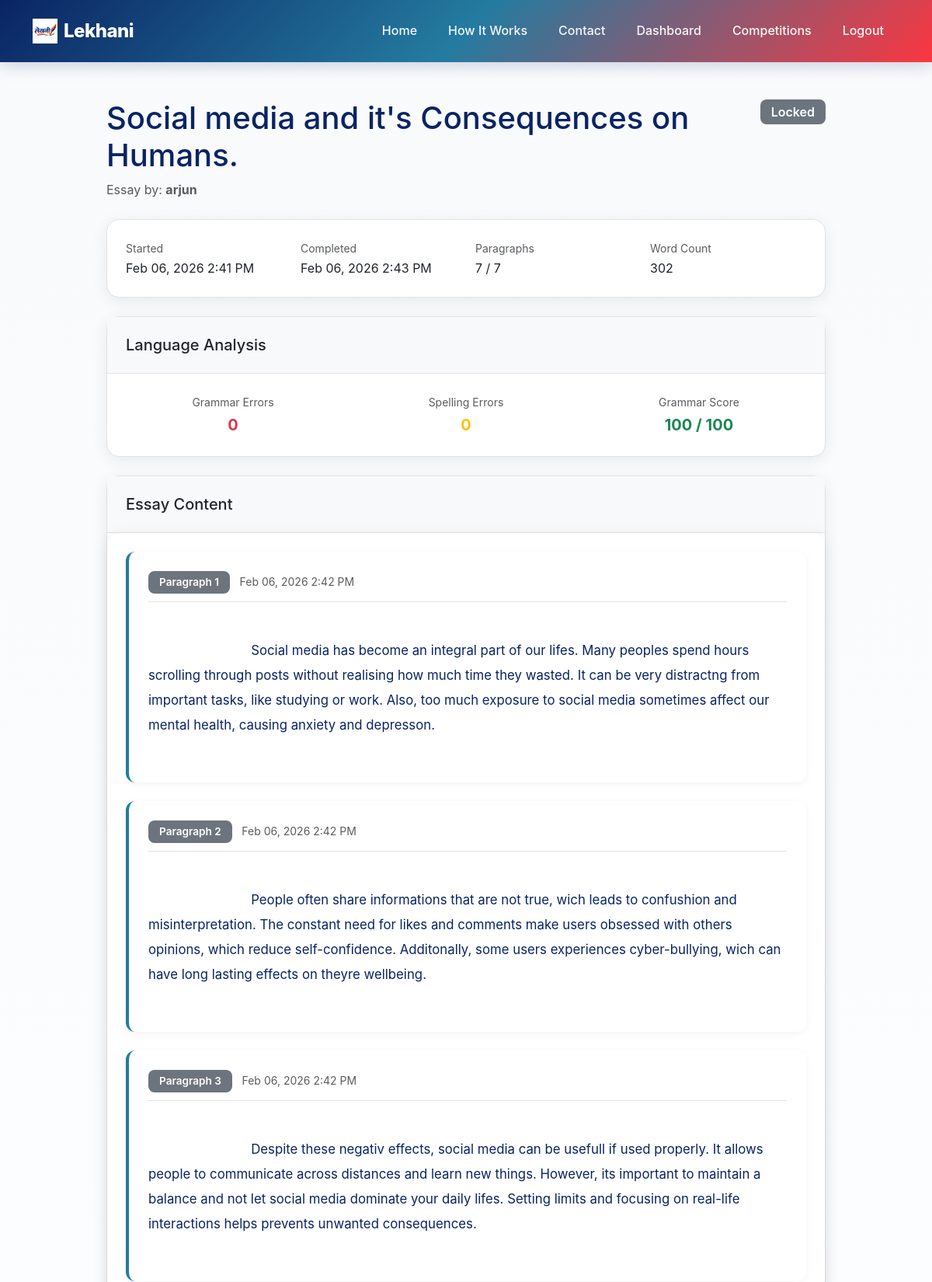
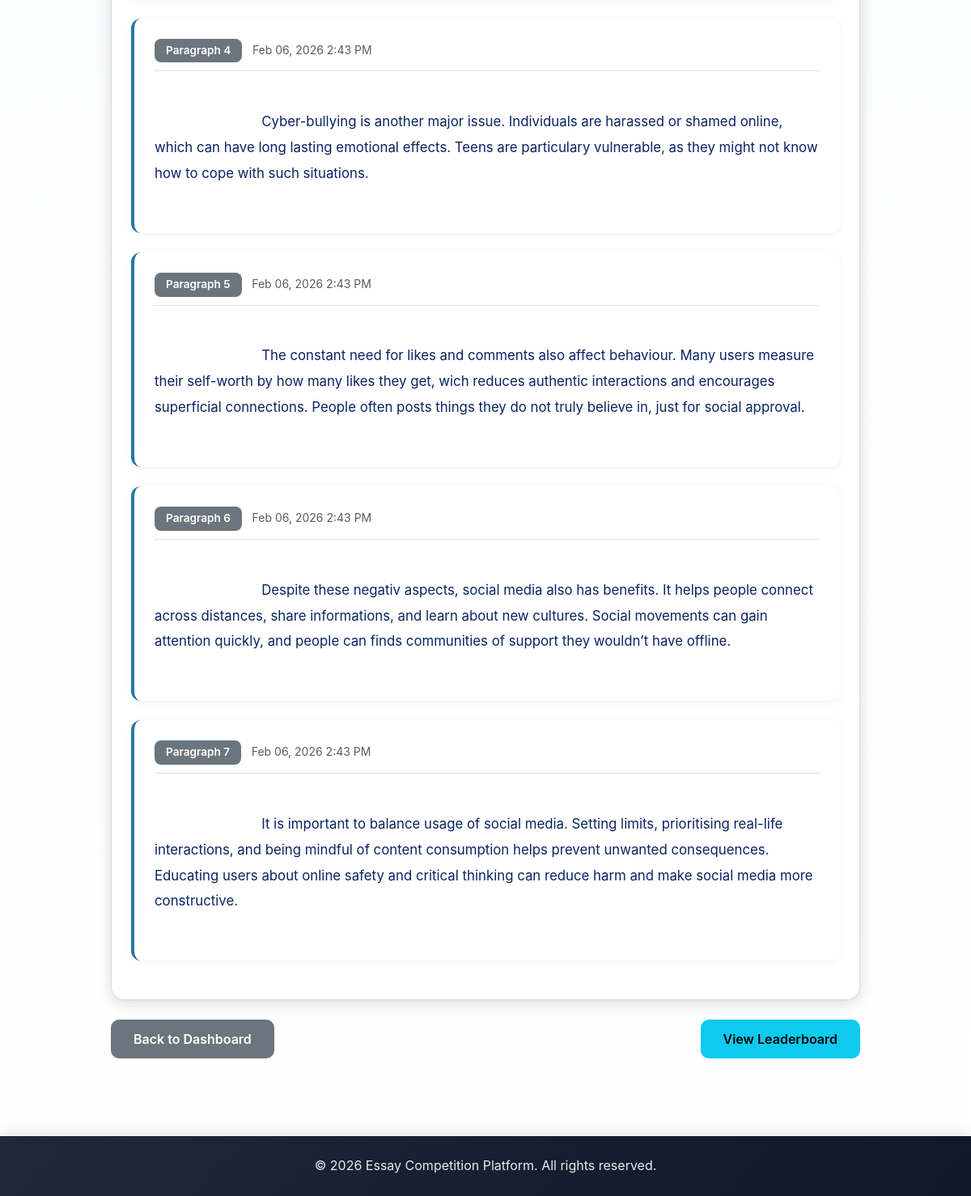
Page /essay/4/ (signed in) on the committed database (2 pictures, top to bottom).
### competition/models.py (models this page shows, shortened)
class Essay(models.Model):
    STATUS_CHOICES = [
        ('in_progress', 'In Progress'),
        ('completed', 'Completed'),
        ('locked', 'Locked'),
    ]
    user = models.ForeignKey(User, on_delete=models.CASCADE, related_name='essays')
    competition = models.ForeignKey(Competition, on_delete=models.CASCADE, related_name='essays')
    status = models.CharField(max_length=15, choices=STATUS_CHOICES, default='in_progress')
    started_at = models.DateTimeField(auto_now_add=True)
    completed_at = models.DateTimeField(null=True, blank=True)
    word_count = models.PositiveIntegerField(default=0)
    grammar_errors = models.PositiveIntegerField(default=0)
    spelling_errors = models.PositiveIntegerField(default=0)
    grammar_score = models.PositiveIntegerField(default=100)
    def current_paragraph_count(self):
        return self.paragraphs.count()
    class Meta:
        ordering = ['-started_at']
        unique_together = ['user', 'competition']
        verbose_name = 'Essay'
        verbose_name_plural = 'Essays'

class Competition(models.Model):
    title = models.CharField(max_length=200)
    description = models.TextField()
    start_date = models.DateTimeField()
    end_date = models.DateTimeField()
    max_paragraphs = models.PositiveIntegerField()
    created_at = models.DateTimeField(auto_now_add=True)
    updated_at = models.DateTimeField(auto_now=True)
    def has_ended(self):
        return timezone.now() > self.end_date
    class Meta:
        ordering = ['-start_date']
        verbose_name = 'Competition'
        verbose_name_plural = 'Competitions'

class Paragraph(models.Model):
    essay = models.ForeignKey(Essay, on_delete=models.CASCADE, related_name='paragraphs')
    order = models.PositiveIntegerField()
    content = models.TextField()
    created_at = models.DateTimeField(auto_now_add=True)
    class Meta:
        ordering = ['order']
        unique_together = ['essay', 'order']
        verbose_name = 'Paragraph'
        verbose_name_plural = 'Paragraphs'

### competition/views.py (the view)
# urls.py: path('essay/<int:essay_id>/', views.essay_view, name='essay_view'),
@login_required
def essay_view(request, essay_id):
    essay = get_object_or_404(Essay, id=essay_id)
    if essay.user != request.user and not request.user.is_staff:
        messages.error(request, 'You do not have permission to view this essay.')
        return redirect('dashboard')
    paragraphs = essay.paragraphs.all().order_by('order')
    context = {
        'essay': essay,
        'paragraphs': paragraphs,
    }
    return render(request, 'essay_view.html', context)

### competition/templates/essay_view.html (shortened to what this page needs)
{% extends 'base.html' %}
{% block content %}
<div class="container my-5">
    <div class="row">
        <div class="col-lg-10 mx-auto">
            <div class="d-flex justify-content-between align-items-start mb-4">
                <div>
                    <h1 class="mb-2">{{ essay.competition.title }}</h1>
                    <p class="text-muted mb-0">Essay by: <strong>{{ essay.user.username }}</strong></p>
                </div>
                <div class="text-end">
                    {% if essay.status == 'in_progress' %}
                    <span class="badge bg-info fs-6">In Progress</span>
                    {% elif essay.status == 'completed' %}
                    <span class="badge bg-success fs-6">Completed</span>
                    {% elif essay.status == 'locked' %}
                    <span class="badge bg-secondary fs-6">Locked</span>
                    {% endif %}
                </div>
            </div>
            <div class="card mb-4">
                <div class="card-body">
                    <div class="row">
                        <div class="col-md-3">
                            <small class="text-muted">Started</small>
                            <div>{{ essay.started_at|date:"M d, Y g:i A" }}</div>
                        </div>
                        {% if essay.completed_at %}
                        <div class="col-md-3">
                            <small class="text-muted">Completed</small>
                            <div>{{ essay.completed_at|date:"M d, Y g:i A" }}</div>
                        </div>
                        {% endif %}
                        <div class="col-md-3">
                            <small class="text-muted">Paragraphs</small>
                            <div>{{ essay.current_paragraph_count }} / {{ essay.competition.max_paragraphs }}</div>
                        </div>
                        <div class="col-md-3">
                            <small class="text-muted">Word Count</small>
                            <div>{{ essay.word_count }}</div>
                        </div>
                    </div>
                </div>
            </div>
            {% if essay.status != 'in_progress' %}
            <div class="card mb-4">
                <div class="card-header bg-light">
                    <h5 class="mb-0">Language Analysis</h5>
                </div>
                <div class="card-body">
                    <div class="row text-center">
                        <div class="col-md-4">
                            <small class="text-muted">Grammar Errors</small>
                            <div class="fs-5 fw-bold text-danger">
                                {{ essay.grammar_errors }}
                            </div>
                        </div>
                        <div class="col-md-4">
                            <small class="text-muted">Spelling Errors</small>
                            <div class="fs-5 fw-bold text-warning">
                                {{ essay.spelling_errors }}
                            </div>
                        </div>
                        <div class="col-md-4">
                            <small class="text-muted">Grammar Score</small>
                            <div class="fs-5 fw-bold text-success">
                                {{ essay.grammar_score }} / 100
                            </div>
                        </div>
                    </div>
                </div>
            </div>
            {% endif %}
            <div class="card mb-4">
                <div class="card-header bg-light">
                    <h5 class="mb-0">Essay Content</h5>
                </div>
                <div class="card-body essay-content">
                    {% if paragraphs %}
                    {% for paragraph in paragraphs %}
                    <div class="paragraph-display mb-4">
                        <div class="paragraph-header">
                            <span class="badge bg-secondary">Paragraph {{ paragraph.order }}</span>
                            <small class="text-muted ms-2">{{ paragraph.created_at|date:"M d, Y g:i A" }}</small>
                        </div>
                        <div class="paragraph-content">
                            {{ paragraph.content }}
                        </div>
                    </div>
                    {% endfor %}
                    {% else %}
                    <p class="text-muted text-center py-5">No content has been written yet.</p>
                    {% endif %}
                </div>
            </div>
            <div class="d-flex justify-content-between">
                <a href="{% url 'dashboard' %}" class="btn btn-secondary">Back to Dashboard</a>
                <div>
                    {% if essay.competition.has_ended %}
                    <a href="{% url 'leaderboard' essay.competition.id %}" class="btn btn-info">View Leaderboard</a>
                    {% endif %}
                </div>
            </div>
        </div>
    </div>
</div>
{% endblock %}

### static/css/style.css (style rules this page uses)
:root { --primary-color: #247BA0; --primary-dark: #1a5f7d; --secondary-color: #FB3640; --accent-color: #0A2463; --success-color: #10b981; --danger-color: #FB3640; --warning-color: #f59e0b; --info-color: #247BA0; --light-bg: #f8fafc; --dark-text: #0A2463; --gray-text: #605F5E; --border-color: #E2E2E2; }
* { margin: 0; padding: 0; box-sizing: border-box; }
body { font-family: 'Inter', -apple-system, BlinkMacSystemFont, 'Segoe UI', Roboto, sans-serif; min-height: 100vh; display: flex; flex-direction: column; background: linear-gradient(to bottom, #f8fafc 0%, #ffffff 100%); color: var(--dark-text); line-height: 1.6; }
.paragraph-display { background: white; padding: 25px; border-radius: 12px; border-left: 4px solid var(--primary-color); box-shadow: 0 2px 10px rgba(0, 0, 0, 0.05); margin-bottom: 20px; transition: all 0.3s ease; }
.paragraph-header { margin-bottom: 15px; padding-bottom: 10px; border-bottom: 1px solid var(--border-color); }
.paragraph-content { color: var(--dark-text); line-height: 1.9; white-space: pre-wrap; word-wrap: break-word; font-size: 1.05rem; }
.essay-content { background: white; padding: 40px; border-radius: 16px; box-shadow: 0 4px 20px rgba(0, 0, 0, 0.08); }
.card { border: 1px solid var(--border-color); border-radius: 16px; box-shadow: 0 4px 20px rgba(0, 0, 0, 0.08); transition: all 0.3s ease; }
.card-header { border-bottom: 1px solid var(--border-color); padding: 1.5rem; background: var(--light-bg); font-weight: 600; }
.card-body { padding: 1.5rem; }
.btn { border-radius: 10px; padding: 12px 28px; font-weight: 600; transition: all 0.3s cubic-bezier(0.4, 0, 0.2, 1); border: none; position: relative; overflow: hidden; }
.btn::before { content: ''; position: absolute; top: 50%; left: 50%; width: 0; height: 0; border-radius: 50%; background: rgba(255, 255, 255, 0.2); transform: translate(-50%, -50%); transition: width 0.6s, height 0.6s; }
.badge { padding: 8px 14px; font-weight: 600; border-radius: 8px; font-size: 0.85rem; }

### competition/templates/base.html (style rules this page uses)
html { scroll-behavior: smooth; }

### rows in the picture
Essay: competition "Social media and it's Consequences on Humans.", user.username "arjun", started_at "Feb 06, 2026 2:41 PM", completed_at "Feb 06, 2026 2:43 PM", current_paragraph_count "7", competition.max_paragraphs "7", word_count "302", grammar_errors "0", spelling_errors "0", grammar_score "100"
Paragraph: order "1", created_at "Feb 06, 2026 2:42 PM", content "Social media has become an integral part of our lifes. Many peoples spend hours scrolling through posts without realising how much time they wasted. It can be very distractng from important tasks, like studying or work. Also, too much exposure to social media sometimes affect our mental health, causing anxiety and depresson."
Paragraph: order "2", created_at "Feb 06, 2026 2:42 PM", content "People often share informations that are not true, wich leads to confushion and misinterpretation. The constant need for likes and comments make users obsessed with others opinions, which reduce self-confidence. Additonally, some users experiences cyber-bullying, wich can have long lasting effects on theyre wellbeing."
Paragraph: order "3", created_at "Feb 06, 2026 2:42 PM", content "Despite these negativ effects, social media can be usefull if used properly. It allows people to communicate across distances and learn new things. However, its important to maintain a balance and not let social media dominate your daily lifes. Setting limits and focusing on real-life interactions helps prevents unwanted consequences."
Paragraph: order "4", created_at "Feb 06, 2026 2:43 PM", content "Cyber-bullying is another major issue. Individuals are harassed or shamed online, which can have long lasting emotional effects. Teens are particulary vulnerable, as they might not know how to cope with such situations."
Paragraph: order "5", created_at "Feb 06, 2026 2:43 PM", content "The constant need for likes and comments also affect behaviour. Many users measure their self-worth by how many likes they get, wich reduces authentic interactions and encourages superficial connections. People often posts things they do not truly believe in, just for social approval."
Paragraph: order "6", created_at "Feb 06, 2026 2:43 PM", content "Despite these negativ aspects, social media also has benefits. It helps people connect across distances, share informations, and learn about new cultures. Social movements can gain attention quickly, and people can finds communities of support they wouldn’t have offline."
Paragraph: order "7", created_at "Feb 06, 2026 2:43 PM", content "It is important to balance usage of social media. Setting limits, prioritising real-life interactions, and being mindful of content consumption helps prevent unwanted consequences. Educating users about online safety and critical thinking can reduce harm and make social media more constructive."
